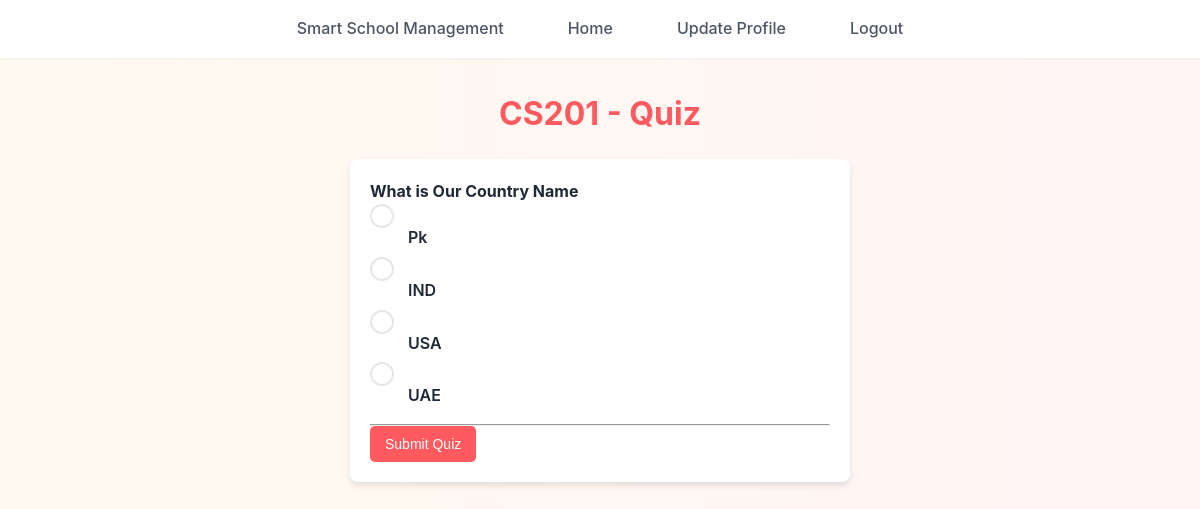
The app's page /attempt_quiz.php?subject_id=2 (signed in) with its own data.
### tables this page shows
CREATE TABLE `subjects` (
  `subject_id` int(11) NOT NULL,
  `subject_name` varchar(100) NOT NULL,
  `class_id` int(11) NOT NULL,
  `teacher_id` int(11) DEFAULT NULL
);

CREATE TABLE `quizzes` (
  `quiz_id` int(11) NOT NULL,
  `question` text NOT NULL,
  `option_one` varchar(255) NOT NULL,
  `option_two` varchar(255) NOT NULL,
  `option_three` varchar(255) NOT NULL,
  `option_four` varchar(255) NOT NULL,
  `correct_option` enum('option_one','option_two','option_three','option_four') NOT NULL,
  `subject_id` int(11) NOT NULL,
  `class_id` int(11) NOT NULL,
  `created_by` int(11) NOT NULL,
  `total_marks` decimal(5,2) NOT NULL,
  `created_at` timestamp NOT NULL DEFAULT current_timestamp()
);

### attempt_quiz.php (the view, shortened to what this page needs)
<?php
include('config.php');
$student_id = $_SESSION['id'];
$subject_id = intval($_GET['subject_id']);
$stmt = $conn->prepare("SELECT class_id FROM students WHERE student_id = ?");
$stmt->bind_param("i", $student_id);
$stmt->execute();
$class_data = $stmt->get_result()->fetch_assoc();
$class_id = $class_data ? $class_data['class_id'] : 0;
$stmt = $conn->prepare("SELECT subject_name FROM subjects WHERE subject_id = ?");
$stmt->bind_param("i", $subject_id);
$stmt->execute();
$sub = $stmt->get_result()->fetch_assoc();
$subject_name = $sub ? $sub['subject_name'] : "Unknown Subject";
$stmt = $conn->prepare("
    SELECT quiz_id, question, option_one, option_two, option_three, option_four, correct_option, total_marks
    FROM quizzes
    WHERE subject_id = ? AND class_id = ?
    ORDER BY created_at ASC
");
$stmt->bind_param("ii", $subject_id, $class_id);
$stmt->execute();
$quizzes = $stmt->get_result();
?>
<!DOCTYPE html>
<html lang="en">
<head>
    <link rel="stylesheet" href="./CSS/style.css">
</head>
<body>
<?php include('navbar.php'); ?>
<div class="container">
    <h2><?php echo htmlspecialchars($subject_name); ?> - Quiz</h2>
    <?php if ($quizzes->num_rows > 0): ?>
        <form method="POST">
            <?php while ($q = $quizzes->fetch_assoc()): ?>
                <div style="margin-bottom:15px;">
                    <strong><?php echo htmlspecialchars($q['question']); ?></strong>
                    <label>
                        <input type="radio" name="question_<?php echo $q['quiz_id']; ?>" value="option_one" required>
                        <?php echo htmlspecialchars($q['option_one']); ?>
                    </label>
                    <label>
                        <input type="radio" name="question_<?php echo $q['quiz_id']; ?>" value="option_two" required>
                        <?php echo htmlspecialchars($q['option_two']); ?>
                    </label>
                    <label>
                        <input type="radio" name="question_<?php echo $q['quiz_id']; ?>" value="option_three" required>
                        <?php echo htmlspecialchars($q['option_three']); ?>
                    </label>
                    <label>
                        <input type="radio" name="question_<?php echo $q['quiz_id']; ?>" value="option_four" required>
                        <?php echo htmlspecialchars($q['option_four']); ?>
                    </label>
                </div>
                <hr>
            <?php endwhile; ?>
            <button type="submit" name="quiz_submit">Submit Quiz</button>
        </form>
    <?php else: ?>
        <p>No quizzes available for this subject.</p>
    <?php endif; ?>
</div>
</body>
</html>

### CSS/style.css (style rules this page uses)
:root { --primary-color: #ff5a5f; --primary-hover: #e14d52; --secondary-color: #ffcc00; --secondary-hover: #e6b800; --text-primary: #1f2937; --text-secondary: #4b5563; --bg-primary: #ffffff; --bg-secondary: #fdf2f2; --border-color: #e5e7eb; --shadow-sm: 0 1px 2px rgba(0, 0, 0, 0.05); --shadow-md: 0 4px 6px rgba(0, 0, 0, 0.1); --shadow-lg: 0 10px 15px rgba(0, 0, 0, 0.15); }
* { margin: 0; padding: 0; box-sizing: border-box; }
body { font-family: 'Inter', sans-serif; background: linear-gradient(to right, #fffaf0, #fff5f5); color: var(--text-primary); line-height: 1.6; }
h1, h2, h3, h4, h5, h6 { margin-top: 30px; font-weight: 700; text-align: center; margin-bottom: 1rem; color: var(--primary-color); }
h2 { font-size: 2rem; }
form { max-width: 500px; margin: 20px auto; padding: 20px; background: var(--bg-primary); border-radius: 8px; box-shadow: var(--shadow-md); }
label { display: block; margin-bottom: 6px; font-weight: 600; }
input, select, textarea { width: 100%; padding: 10px; border: 1px solid var(--border-color); border-radius: 5px; margin-bottom: 15px; font-size: 14px; }
input[type="radio"] { appearance: none; width: 20px; height: 20px; border: 2px solid var(--border-color); border-radius: 50%; margin-right: 10px; position: relative; transition: all 0.3s ease; }
input[type="submit"], button { background: var(--primary-color); color: white; border: none; padding: 10px 15px; font-size: 14px; cursor: pointer; border-radius: 5px; transition: all 0.3s ease; }

### records on screen
subjects: subject_name "CS201"
quizzes: question "What is Our Country Name", option_one "Pk", option_two "IND", option_three "USA", option_four "UAE"
